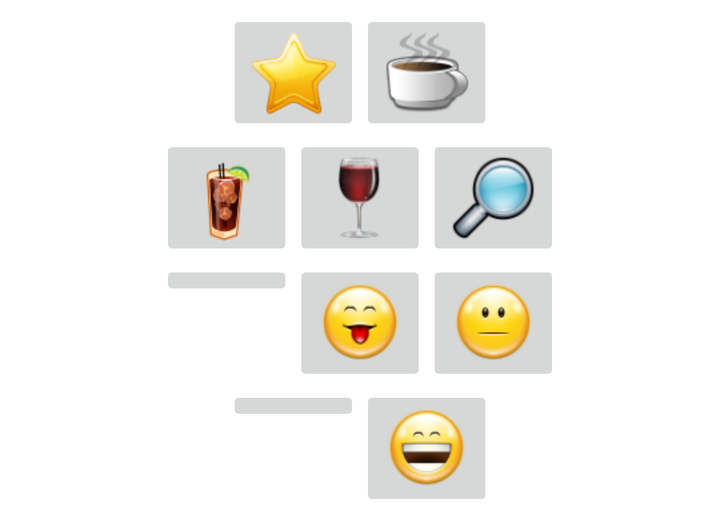
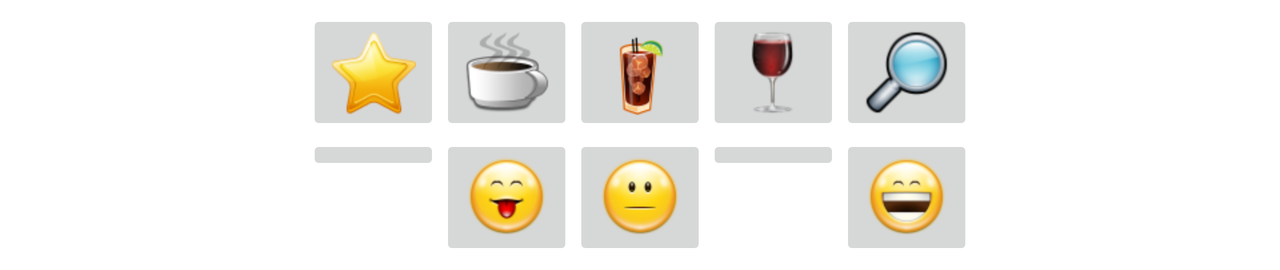

Compare how this app lays out the same screen by default and in its alternative resource folder. The renders come first, then the two layout files and the values they reference.
<!-- AndroidManifest.xml: fallback theme Theme.MaterialComponents.DayNight.NoActionBar -->
<!-- res/layout/smileys.xml -->
<?xml version="1.0" encoding="utf-8"?>
<LinearLayout xmlns:android="http://schemas.android.com/apk/res/android"
    android:layout_width="wrap_content"
    android:layout_height="wrap_content"
    android:gravity="center"
    android:layout_gravity="center"
    android:layout_margin="5dip"
    >
    <TableLayout xmlns:android="http://schemas.android.com/apk/res/android"
        android:layout_width="wrap_content"
        android:layout_height="wrap_content" >
        <TableRow            
            android:layout_width="wrap_content"
            android:layout_height="wrap_content"
            android:gravity="center_horizontal"  >
            <ImageButton
                android:id="@+id/ibStar"
                android:layout_width="wrap_content"
                android:layout_height="wrap_content"
                android:src="@drawable/ico_star" />
            <ImageButton
                android:id="@+id/ibCoffee"
                android:layout_width="wrap_content"
                android:layout_height="wrap_content"
                android:src="@drawable/ico_cafe" />
        </TableRow>
        <TableRow            
            android:layout_width="wrap_content"
            android:layout_height="wrap_content"
            >
            <ImageButton
                android:id="@+id/ibDrink"
                android:layout_width="wrap_content"
                android:layout_height="wrap_content"
                android:src="@drawable/ico_drink" />
            <ImageButton
                android:id="@+id/ibWine"
                android:layout_width="wrap_content"
                android:layout_height="wrap_content"
                android:src="@drawable/ico_wine" />
            <ImageButton
                android:id="@+id/ibSearch"
                android:layout_width="wrap_content"
                android:layout_height="wrap_content"
                android:src="@drawable/ico_search" />
        </TableRow>
        
        <TableRow            
            android:layout_width="wrap_content"
            android:layout_height="wrap_content" >
            <ImageButton
                android:id="@+id/ibSmileHappy"
                android:layout_width="wrap_content"
                android:layout_height="wrap_content"
                android:src="@drawable/ico_smile_happy" />
            <ImageButton
                android:id="@+id/ibSmileLick"
                android:layout_width="wrap_content"
                android:layout_height="wrap_content"
                android:src="@drawable/ico_smile_lick" />
            <ImageButton
                android:id="@+id/ibSmileNeutral"
                android:layout_width="wrap_content"
                android:layout_height="wrap_content"
                android:src="@drawable/ico_smile_neutral" />
        </TableRow>
        <TableRow            
            android:layout_width="wrap_content"
            android:layout_height="wrap_content"
            android:gravity="center_horizontal" >
            <ImageButton
                android:id="@+id/ibSmileUnhappy"
                android:layout_width="wrap_content"
                android:layout_height="wrap_content"
                android:src="@drawable/ico_smile_unhappy" />
            <ImageButton
                android:id="@+id/ibSmileVeryHappy"
                android:layout_width="wrap_content"
                android:layout_height="wrap_content"
                android:src="@drawable/ico_smile_veryhappy" />
        </TableRow>
    </TableLayout>

</LinearLayout>
<!-- resources referenced by this layout -->
<resources>
  <!-- drawable ico_cafe: png bitmap (drawable-hdpi, 5169 bytes) -->
  <!-- drawable ico_drink: png bitmap (drawable-hdpi, 4895 bytes) -->
  <!-- drawable ico_search: png bitmap (drawable-hdpi, 6732 bytes) -->
  <!-- drawable ico_smile_lick: png bitmap (drawable-hdpi, 6950 bytes) -->
  <!-- drawable ico_smile_neutral: png bitmap (drawable-hdpi, 6379 bytes) -->
  <!-- drawable ico_smile_veryhappy: png bitmap (drawable-hdpi, 6945 bytes) -->
  <!-- drawable ico_star: png bitmap (drawable-hdpi, 7435 bytes) -->
  <!-- drawable ico_wine: png bitmap (drawable-hdpi, 4562 bytes) -->
</resources>
<!-- res/layout-land/smileys.xml (the repository's variant of the layout above) -->
<!-- drawn on the phone turned sideways -->
<?xml version="1.0" encoding="utf-8"?>
<LinearLayout xmlns:android="http://schemas.android.com/apk/res/android"
    android:layout_width="wrap_content"
    android:layout_height="wrap_content"
    android:gravity="center"
    android:layout_margin="5dip"
    android:layout_gravity="center"    
    >
    <TableLayout xmlns:android="http://schemas.android.com/apk/res/android"
        android:layout_width="wrap_content"
        android:layout_height="wrap_content" >
        <TableRow            
            android:layout_width="wrap_content"
            android:layout_height="wrap_content"
            android:gravity="center_horizontal"  >
            <ImageButton
                android:id="@+id/ibStar"
                android:layout_width="wrap_content"
                android:layout_height="wrap_content"
                android:src="@drawable/ico_star" />
            <ImageButton
                android:id="@+id/ibCoffee"
                android:layout_width="wrap_content"
                android:layout_height="wrap_content"
                android:src="@drawable/ico_cafe" />
            <ImageButton
                android:id="@+id/ibDrink"
                android:layout_width="wrap_content"
                android:layout_height="wrap_content"
                android:src="@drawable/ico_drink" />
            <ImageButton
                android:id="@+id/ibWine"
                android:layout_width="wrap_content"
                android:layout_height="wrap_content"
                android:src="@drawable/ico_wine" />
            <ImageButton
                android:id="@+id/ibMagnifyGlass"
                android:layout_width="wrap_content"
                android:layout_height="wrap_content"
                android:src="@drawable/ico_search" />
        </TableRow>
        
        <TableRow            
            android:layout_width="wrap_content"
            android:layout_height="wrap_content" >
            <ImageButton
                android:id="@+id/ibSmileHappy"
                android:layout_width="wrap_content"
                android:layout_height="wrap_content"
                android:src="@drawable/ico_smile_happy" />
            <ImageButton
                android:id="@+id/ibSmileLick"
                android:layout_width="wrap_content"
                android:layout_height="wrap_content"
                android:src="@drawable/ico_smile_lick" />
            <ImageButton
                android:id="@+id/ibSmileNeutral"
                android:layout_width="wrap_content"
                android:layout_height="wrap_content"
                android:src="@drawable/ico_smile_neutral" />
            <ImageButton
                android:id="@+id/ibSmileUnhappy"
                android:layout_width="wrap_content"
                android:layout_height="wrap_content"
                android:src="@drawable/ico_smile_unhappy" />
            <ImageButton
                android:id="@+id/ibSmileVeryHappy"
                android:layout_width="wrap_content"
                android:layout_height="wrap_content"
                android:src="@drawable/ico_smile_veryhappy" />
        </TableRow>
    </TableLayout>

</LinearLayout>
